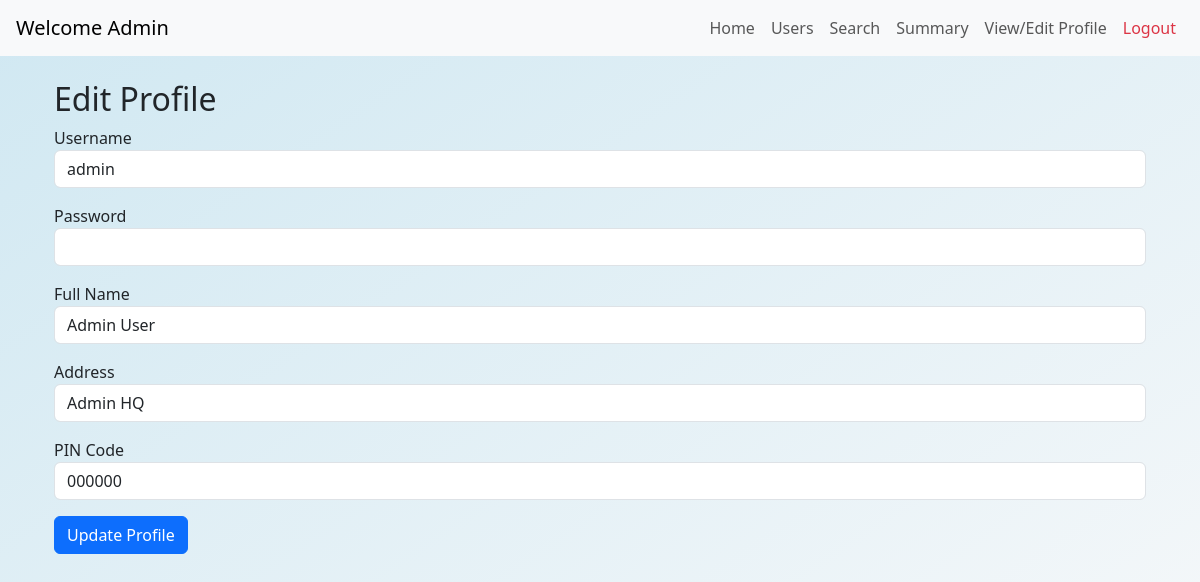
Screenshot of /admin/profile (signed in) with the database file from the repository.
### app/models/models.py (models this page shows, shortened)
class User(UserMixin, db.Model):
    id = db.Column(db.Integer, primary_key=True)
    username = db.Column(db.String(80), unique=True, nullable=False)
    password = db.Column(db.String(120), nullable=False)
    role = db.Column(db.String(10), nullable=False)
    full_name = db.Column(db.String(120), nullable=False)
    address = db.Column(db.String(200), nullable=False)
    pin_code = db.Column(db.String(10), nullable=False)
    email = db.Column(db.String(120), unique=True, nullable=False)
    phone_number = db.Column(db.String(15), nullable=False)

### app/views/routes.py (the view, shortened to what this page needs)
    @main.route('/admin/profile', methods=['GET', 'POST'])
    @login_required
    def admin_profile():
        if current_user.role != 'admin':
            return redirect(url_for('.login'))
        form = AdminProfileForm(obj=current_user)
        return render_template('admin_profile.html', form=form)

### app/forms/forms.py
class AdminProfileForm(FlaskForm):
    username = StringField('Username', validators=[InputRequired()])
    full_name = StringField('Full Name', validators=[InputRequired()])
    address = StringField('Address', validators=[InputRequired()])
    pin_code = StringField('PIN Code', validators=[InputRequired()])
    password = PasswordField('Password', validators=[InputRequired()])
    submit = SubmitField('Update Profile')

### app/templates/admin_profile.html (shortened to what this page needs)
{% extends 'base.html' %}
{% block content %}
<div class="container mt-4">
    <h2>Edit Profile</h2>
    <form method="POST">
        <div class="mb-3">{{ form.username.label }} {{ form.username(class="form-control") }}</div>
        <div class="mb-3">{{ form.password.label }} {{ form.password(class="form-control") }}</div>
        <div class="mb-3">{{ form.full_name.label }} {{ form.full_name(class="form-control") }}</div>
        <div class="mb-3">{{ form.address.label }} {{ form.address(class="form-control") }}</div>
        <div class="mb-3">{{ form.pin_code.label }} {{ form.pin_code(class="form-control") }}</div>
        {{ form.submit(class="btn btn-primary") }}
    </form>
</div>
{% endblock %}

### app/templates/base.html (style rules this page uses)
body { background: linear-gradient(to bottom right, #d0e8f2, #f8f9fa); min-height: 100vh; }

### rows the page displays
User: username "admin", full_name "Admin User", address "Admin HQ", pin_code "000000"
